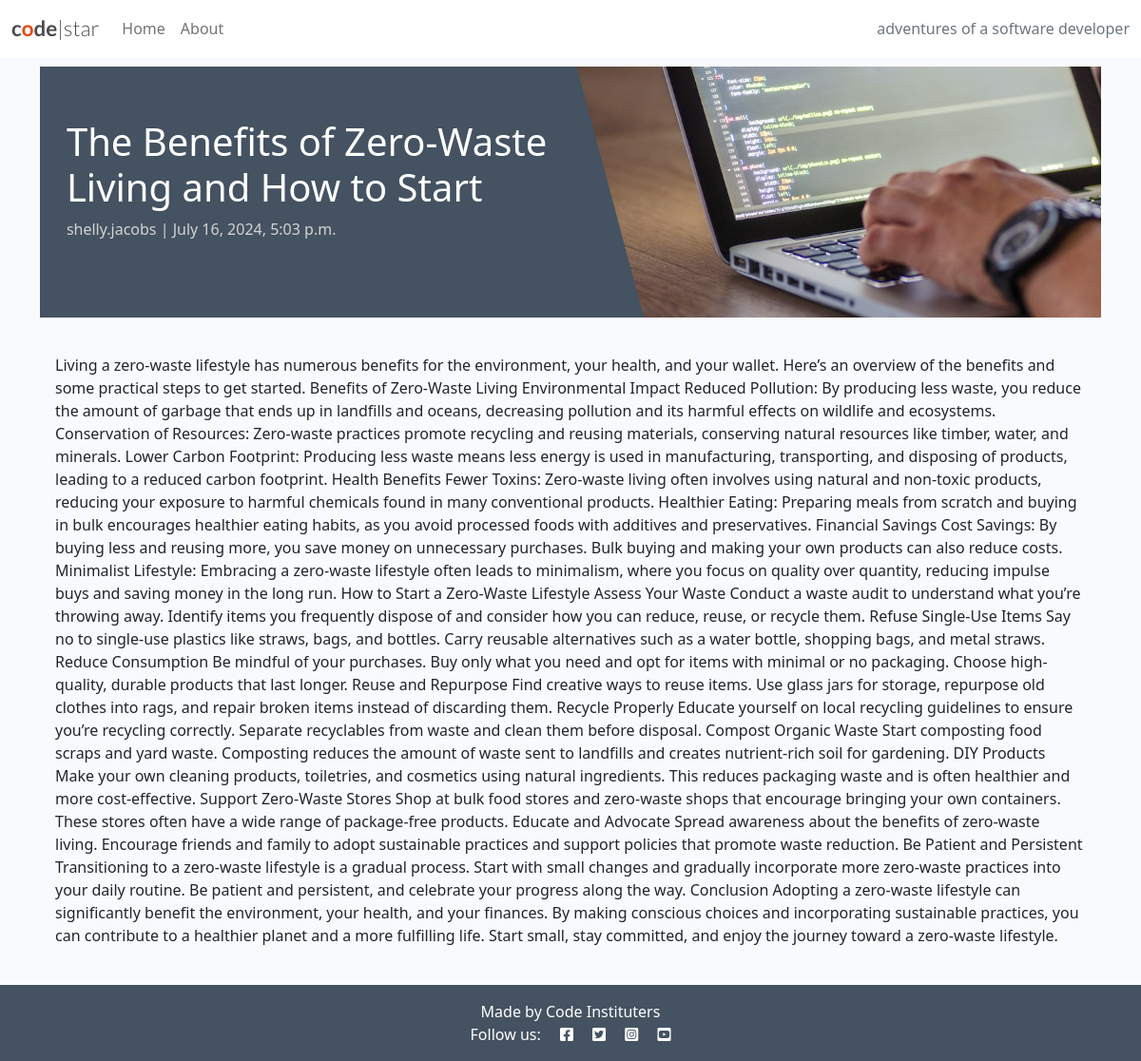
Page /the-benefits-of-zero-waste-living-and-how-to-start/ on the earlier database version.
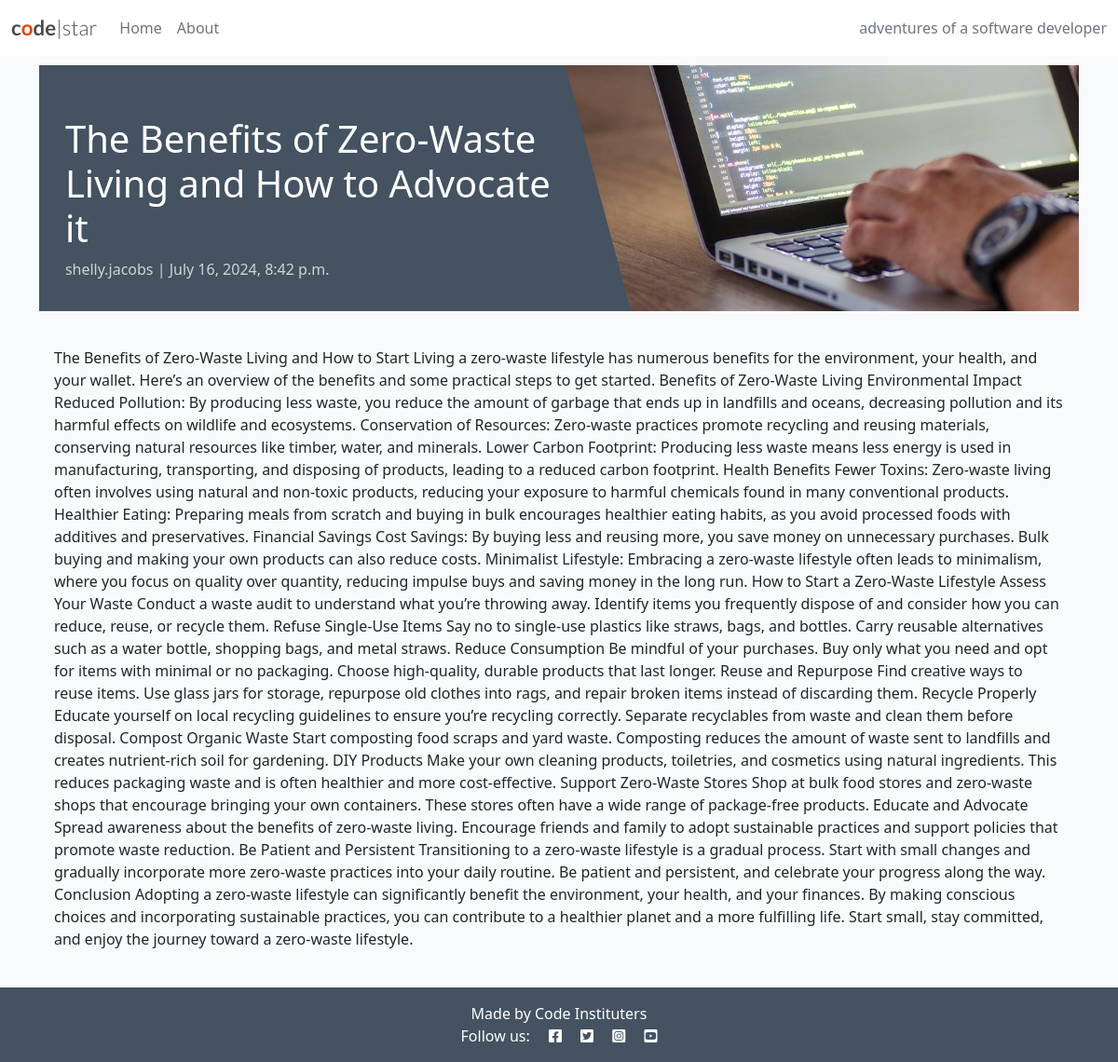
Same page on the later database version.
### blog/models.py (models this page shows, shortened)
class Post(models.Model):
    title = models.CharField(max_length=200, unique=True)
    slug = models.SlugField(max_length=200, unique=True)
    author = models.ForeignKey(User, on_delete=models.CASCADE, related_name="blog_posts")
    content = models.TextField()
    created_on = models.DateTimeField(auto_now_add=True)
    status = models.IntegerField(choices=STATUS, default=0)
    excerpt = models.TextField(blank=True)
    updated_on = models.DateTimeField(auto_now=True)
    class Meta:
        ordering = ["-created_on"]

### blog/views.py (the view)
# urls.py: path('<slug:slug>/', views.post_detail, name='post_detail'),
def post_detail(request, slug):
    queryset = Post.objects.filter(status=1)
    post = get_object_or_404(queryset, slug=slug)
    return render(
        request,
        "blog/post_detail.html",
        {"post": post},
    )

### blog/templates/blog/post_detail.html
{% extends 'base.html' %} {% block content %}
{% load static %}
<div class="masthead">
    <div class="container">
        <div class="row g-0">
            <div class="col-md-6 masthead-text">
                <h1 class="post-title">{{ post.title }}</h1>
                <p class="post-subtitle">{{ post.author }} | {{ post.created_on }}</p>
            </div>
            <div class="d-none d-md-block col-md-6 masthead-image">
                <img src="{% static 'images/default.jpg' %}" class="scale" alt="placeholder">
            </div>
        </div>
    </div>
</div>
<div class="container">
    <div class="row">
        <div class="col card mb-4  mt-3 left  top">
            <div class="card-body">
                <p class="card-text">
                    {{ post.content | safe }}
                </p>
            </div>
        </div>
    </div>
</div>
{% endblock content %}

Differences in the rows shown:
changed Post "shelly.jacobs": title "The Benefits of Zero-Waste Living and How to Start" → "The Benefits of Zero-Waste Living and How to Advocate it"; created_on "July 16, 2024, 5:03 p.m." → "July 16, 2024, 8:42 p.m."; content "Living a zero-waste lifestyle…" → "The Benefits of Zero-Waste Living and How to Start Living a zero-waste lifestyle…"
